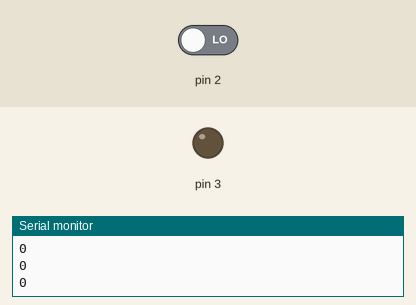
This sketch was run on a simulated Arduino Uno, built with avr-gcc and run on an emulated ATmega328P. Shown: output pins drawn as LEDs (lit = HIGH), the last lines printed to the serial monitor. Inputs (shaded band) come from the test bench; at power-on: pin 2 LOW.

Above: at 2.8 s.
2.9 s: pin 2 driven HIGH
At 4.2 s:
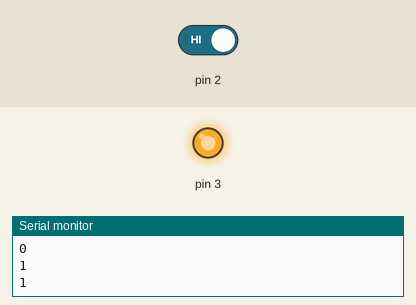
4.5 s: pin 2 driven LOW
At 6.0 s:
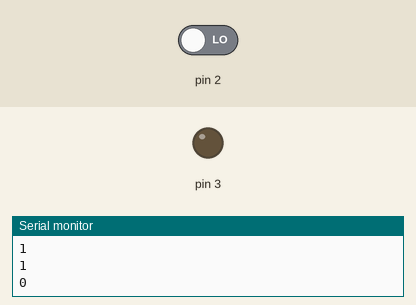
Timing chart, 0 to 7.5 s (numbered marks = the images above; inputs shaded):
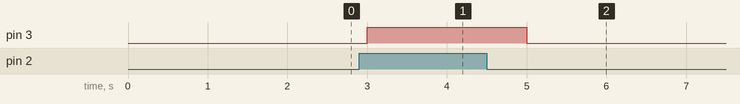

The sketch:

pir_exam.ino
```cpp
void setup() {
  pinMode(2, INPUT);
  pinMode(3, OUTPUT);
  Serial.begin(9600);
}

void loop() {
  int sensor = digitalRead(2);
  if (sensor == HIGH) digitalWrite(3, HIGH);
  else digitalWrite(3, LOW);
  Serial.println(sensor);
  delay(1000);
}
```

Measured:
- after the input at 2.9 s, pin 3: LOW → HIGH after 0.10 s
- after the input at 4.5 s, pin 3: HIGH → LOW after 0.50 s
